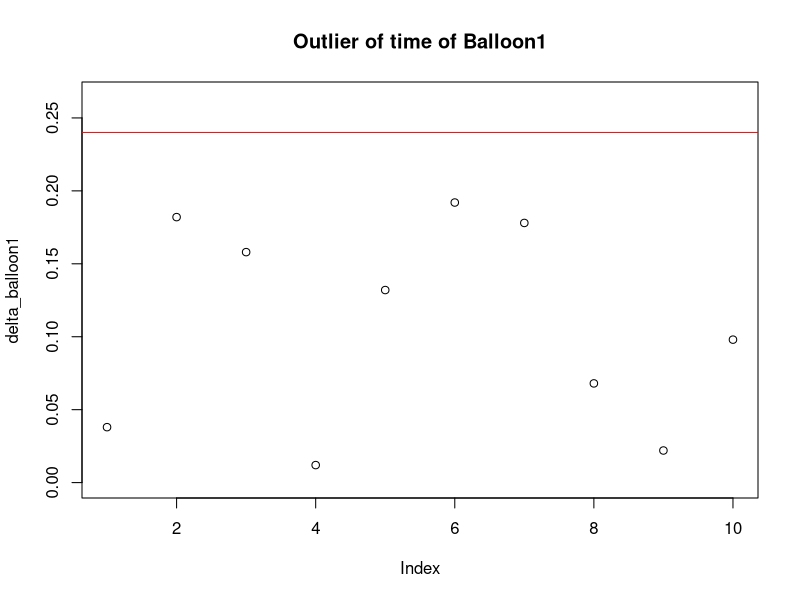
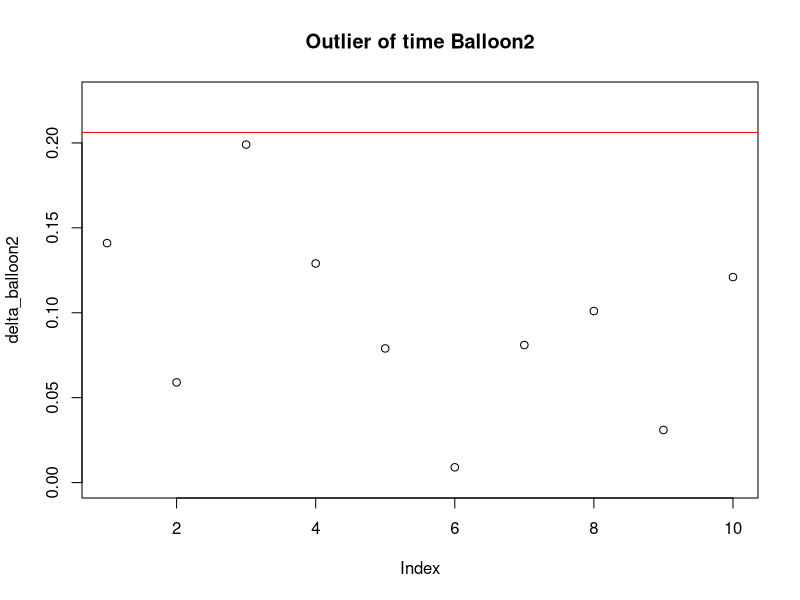
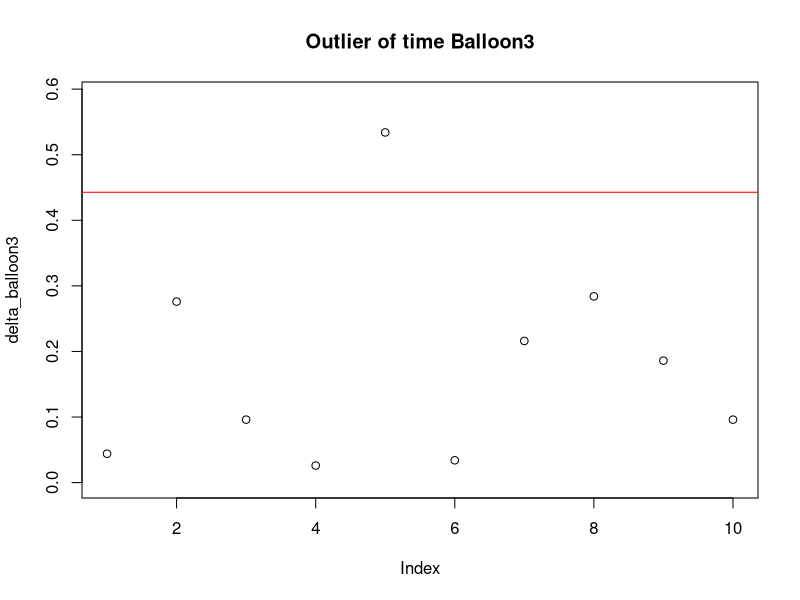

Recreate these plots in R, in order. (Note: this script raises an error after producing the figures.)
 # we firstly apply modified thompson tau approach to remove the outliers of the time dataset of each balloon
P <- 0.95
# for balloon1
Time_balloon1 <-c(4.92,5.14,4.80,4.97,5.09,5.15,4.78,4.89,4.98,4.86)
N_balloon1 <-length(Time_balloon1)
t_balloon1 <-qt(p=(1+P)/2,df= N_balloon1-2)
tau_balloon1 <- t_balloon1*(N_balloon1-1)/(sqrt(N_balloon1)*sqrt(N_balloon1-2+ t_balloon1^2))
deltaMax_balloon1 <- tau_balloon1*sd(Time_balloon1)
delta_balloon1 <- abs(Time_balloon1-mean(Time_balloon1))
quartz(w=5.5,h=5.5)
plot(delta_balloon1,ylim=c(0,1.1*max(c(delta_balloon1, deltaMax_balloon1))),main='Outlier of time of Balloon1')
abline(h= deltaMax_balloon1,col="red")
# then we subset the outlier for balloon 1
Time_balloon1<-subset(Time_balloon1, delta_balloon1 <deltaMax_balloon1)
# for balloon2
Time_balloon2 <-c(5.47,5.67,5.81,5.74,5.69,5.62,5.53,5.51,5.58,5.49)
N_balloon2 <-length(Time_balloon2)
t_balloon2 <-qt(p=(1+P)/2,df= N_balloon2-2)
tau_balloon2 <- t_balloon2*(N_balloon2-1)/(sqrt(N_balloon2)*sqrt(N_balloon2-2+ t_balloon2^2))
deltaMax_balloon2 <- tau_balloon2*sd(Time_balloon2)
delta_balloon2 <- abs(Time_balloon2-mean(Time_balloon2))
quartz(w=5.5,h=5.5)
plot(delta_balloon2,ylim=c(0,1.1*max(c(delta_balloon2, deltaMax_balloon2))),main='Outlier of time Balloon2')
abline(h= deltaMax_balloon2,col="red")
# then we subset the outlier for balloon 2
Time_balloon2<-subset(Time_balloon2, delta_balloon2 <deltaMax_balloon2)
# for balloon3
Time_balloon3 <-c(5.78,5.46,5.64,5.71,6.27,5.77,5.52,6.02,5.55,5.64)
N_balloon3 <-length(Time_balloon3)
t_balloon3 <-qt(p=(1+P)/2,df= N_balloon3-2)
tau_balloon3 <- t_balloon3*(N_balloon3-1)/(sqrt(N_balloon3)*sqrt(N_balloon3-2+ t_balloon3^2))
deltaMax_balloon3 <- tau_balloon3*sd(Time_balloon3)
delta_balloon3 <- abs(Time_balloon3-mean(Time_balloon3))
quartz(w=5.5,h=5.5)
plot(delta_balloon3,ylim=c(0,1.1*max(c(delta_balloon3, deltaMax_balloon3))),main='Outlier of time Balloon3')
abline(h= deltaMax_balloon3,col="red")
# then we subset the outlier for balloon 3
Time_balloon3<-subset(Time_balloon3, delta_balloon3 <deltaMax_balloon3)

# now we calculate the mean and standard deviation for the time of each balloon
t_balloon1<-mean(Time_balloon1) #unit:s
s_balloon1<-sd(Time_balloon1)
t_balloon2<-mean(Time_balloon2) #unit:s
s_balloon2<-sd(Time_balloon2)
t_balloon3<-mean(Time_balloon3) #unit:s
s_balloon3<-sd(Time_balloon3)

# standard uncertainty of time
u_t_balloon1<- s_balloon1
u_t_balloon2<- s_balloon2
u_t_balloon3<- s_balloon3

# standard uncertainty of height
# the s_height is 0.025 cm and the beta_height is 0.01cm
s_height<- 0.025/100 #unit:m
b_height<- 0.01/2/100 #unit:m
u_height<- sqrt(s_height^2+b_height^2)

# standard uncertainty of diameter of each balloon
# each s_d_balloon is 0.025 cm and each beta_d_balloon is 0.01 cm
s_d_balloon1<- 0.025/100 #unit:m
b_d_balloon1 <- 0.01/2/100 #unit:m
u_d_balloon1 <- sqrt(s_d_balloon1 ^2+ b_d_balloon1 ^2)
u_d_balloon2 <- u_d_balloon1
u_d_balloon3 <- u_d_balloon1

# standard uncertainty of mass of each balloon
# each s_m_balloon is 0 g and each beta_d_balloon is 0.02g
s_m_balloon1<- 0
s_m_balloon2<- 0
s_m_balloon3<- 0
b_m_balloon1<- 0.02/2/1000 #unit:kg
b_m_balloon2<-  0.02/2/1000 #unit:kg
b_m_balloon3<-  0.02/2/1000 #unit:kg
u_m_balloon1 <- sqrt(s_m_balloon1 ^2+ b_m_balloon1 ^2)
u_m_balloon2 <- u_m_balloon1
u_m_balloon3 <- u_m_balloon1

#####Uncertainty Interval of total force#####
### Taylor Series ###
print('Using Taylor Series Approach')
g<-9.8 #gravity acceleration
constant<-0.3039
# for balloon 1, standard uncertainty of the force is
d_exp<- (25/100) #unit:m
h_exp<- (440.5/100) #unit:m
t_exp<-t_balloon1
m_exp<-2/1000 #unit:kg
theta_d<- -constant*2*d_exp*(h_exp^2)/(t_exp^2)
theta_h<- -constant*2*(d_exp^2)*(h_exp)/(t_exp^2)
theta_t<- constant*2*(d_exp^2)*(h_exp^2)/(t_exp^3)
theta_m<-9.8
u_f_total_balloon1<-sqrt(theta_d^2*u_d_balloon1^2+theta_h^2*u_height^2+theta_t^2*u_t_balloon1^2+theta_m^2*u_m_balloon1^2) 
U_f_total_balloon1<-2* u_f_total_balloon1
f_total_balloon1<-m_exp*g-constant*(d_exp^2)*(h_exp^2)/(t_exp^2)
print(paste0('The 95% Uncertainty Interval of balloon 1 (d=25cm): ', f_total_balloon1,'±', U_f_total_balloon1,' (N)'))

# for balloon 2, standard uncertainty of the force is
d_exp<- (28/100) #unit:m
h_exp<- (440.5/100) #unit:m
t_exp<-t_balloon1
m_exp<-2.5/1000 #unit:kg
theta_d<- -constant*2*d_exp*(h_exp^2)/(t_exp^2)
theta_h<- -constant*2*(d_exp^2)*(h_exp)/(t_exp^2)
theta_t<- constant*2*(d_exp^2)*(h_exp^2)/(t_exp^3)
theta_m<-9.8
u_f_total_balloon2<-sqrt(theta_d^2*u_d_balloon2^2+theta_h^2*u_height^2+theta_t^2*u_t_balloon2^2+theta_m^2*u_m_balloon2^2) 
U_f_total_balloon2<-2* u_f_total_balloon2
f_total_balloon2<-m_exp*g-constant*(d_exp^2)*(h_exp^2)/(t_exp^2)
print(paste0('The 95% Uncertainty Interval of balloon 2 (d=28cm): ', f_total_balloon2,'±', U_f_total_balloon2,' (N)'))

# for balloon 3, standard uncertainty of the force is
d_exp<- (30/100) #unit:m
h_exp<- (440.5/100) #unit:m
t_exp<-t_balloon1
m_exp<-3/1000 #unit:kg
theta_d<- -constant*2*d_exp*(h_exp^2)/(t_exp^2)
theta_h<- -constant*2*(d_exp^2)*(h_exp)/(t_exp^2)
theta_t<- constant*2*(d_exp^2)*(h_exp^2)/(t_exp^3)
theta_m<-9.8
u_f_total_balloon3<-sqrt(theta_d^2*u_d_balloon3^2+theta_h^2*u_height^2+theta_t^2*u_t_balloon3^2+theta_m^2*u_m_balloon3^2) 
U_f_total_balloon3<-2* u_f_total_balloon3
f_total_balloon3<-m_exp*g-constant*(d_exp^2)*(h_exp^2)/(t_exp^2)
print(paste0('The 95% Uncertainty Interval of balloon 3 (d=30cm): ', f_total_balloon3,'±', U_f_total_balloon3,' (N)'))

# we now calculate the relative uncertainty
print(paste0('The 95% Relative Uncertainty of balloon 1 (d=25cm): ', U_f_total_balloon1/f_total_balloon1*100,' (%)'))
print(paste0('The 95% Relative Uncertainty of balloon 2 (d=28cm): ', U_f_total_balloon2/f_total_balloon2*100,' (%)'))
print(paste0('The 95% Relative Uncertainty of balloon 3 (d=30cm): ', U_f_total_balloon3/f_total_balloon3*100,' (%)'))

### Monte Carlo Method ###
print('---------------------------------------------------------------------------------------------')
print('Using Monte Carlo Approach')
# for balloon 1, standard uncertainty of the force is
set.seed(100)
M<-1e6
P<-0.95
h_mc<- rnorm(n=M,mean=440.5/100,sd= u_height)
m_mc<- rnorm(n=M,mean=2/1000,sd= u_m_balloon1)
d_mc<- rnorm(n=M,mean=25/100,sd= u_d_balloon1)
t_mc<- rnorm(n=M,mean=t_balloon1,sd= u_t_balloon1)
MC_f_total_balloon1<- m_mc*g-constant*(h_mc^2)*(d_mc^2)/(t_mc)^2
Pmin<- (1-P)/2
Pmax<- (1+P)/2
MC_f_total_balloon1_UI<-quantile(MC_f_total_balloon1,probs=c(Pmin,Pmax))
bar1<- (as.numeric(MC_f_total_balloon1_UI[1])+as.numeric(MC_f_total_balloon1_UI[2]))/2
u1<- bar1-as.numeric(MC_f_total_balloon1_UI[1])
print(paste0('The 95% Uncertainty Interval of balloon 1 (d=25cm): ',bar,'±', u,' (N)'))

# for balloon 2, standard uncertainty of the force is
M<-1e6
P<-0.95
h_mc<- rnorm(n=M,mean=440.5/100,sd= u_height)
m_mc<- rnorm(n=M,mean=2.5/1000,sd= u_m_balloon1)
d_mc<- rnorm(n=M,mean=28/100,sd= u_d_balloon1)
t_mc<- rnorm(n=M,mean=t_balloon1,sd= u_t_balloon1)
MC_f_total_balloon2<- m_mc*g-constant*(h_mc^2)*(d_mc^2)/(t_mc)^2
Pmin<- (1-P)/2
Pmax<- (1+P)/2
MC_f_total_balloon2_UI<-quantile(MC_f_total_balloon2,probs=c(Pmin,Pmax))
bar2<- (as.numeric(MC_f_total_balloon2_UI[1])+as.numeric(MC_f_total_balloon2_UI[2]))/2
u2<- bar2-as.numeric(MC_f_total_balloon2_UI[1])
print(paste0('The 95% Uncertainty Interval of balloon 2 (d=28cm): ',bar,'±', u,' (N)'))

# for balloon 3, standard uncertainty of the force is
M<-1e6
P<-0.95
h_mc<- rnorm(n=M,mean=440.5/100,sd= u_height)
m_mc<- rnorm(n=M,mean=3/1000,sd= u_m_balloon1)
d_mc<- rnorm(n=M,mean=30/100,sd= u_d_balloon1)
t_mc<- rnorm(n=M,mean=t_balloon1,sd= u_t_balloon1)
MC_f_total_balloon3<- m_mc*g-constant*(h_mc^2)*(d_mc^2)/(t_mc)^2
Pmin<- (1-P)/2
Pmax<- (1+P)/2
MC_f_total_balloon3_UI<-quantile(MC_f_total_balloon3,probs=c(Pmin,Pmax))
bar3<- (as.numeric(MC_f_total_balloon3_UI[1])+as.numeric(MC_f_total_balloon3_UI[2]))/2
u3<- bar3-as.numeric(MC_f_total_balloon3_UI[1])
print(paste0('The 95% Uncertainty Interval of balloon 3 (d=30cm): ',bar,'±', u,' (N)'))

# we now calculate the relative uncertainty
print(paste0('The 95% Relative Uncertainty of balloon 1 (d=25cm): ', u1/bar1*100,' (%)'))
print(paste0('The 95% Relative Uncertainty of balloon 2 (d=28cm): ', u2/bar2*100,' (%)'))
print(paste0('The 95% Relative Uncertainty of balloon 3 (d=30cm): ', u3/bar3*100,' (%)'))
#####Balance Check with the law of conservation#####
print('---------------------------------------------------------------------------------------------')
print('Balance Check')
# for balloon 1
Theoretical_balloon1<- 0.002*(2*4.405)/(t_balloon1)^2
abs_balloon1<- abs(Theoretical_balloon1-f_total_balloon1)
print(paste0('for balloon1, abs(F_theorectical-F_experiment), ',abs_balloon1))
print(paste0('for balloon1, expanded uncertainty, ', U_f_total_balloon1))
if (abs_balloon1<U_f_total_balloon1){print('The total force of the balloon 1 is conserved')}else{print('The total force of the balloon 1 is not conserved')}
print('')
# for balloon 2
Theoretical_balloon2<- 0.0025*(2*4.405)/(t_balloon2)^2
abs_balloon2<- abs(Theoretical_balloon2-f_total_balloon2)
print(paste0('for balloon2, abs(F_theorectical-F_experiment), ',abs_balloon2))
print(paste0('for balloon2, expanded uncertainty, ', U_f_total_balloon2))
if (abs_balloon2<U_f_total_balloon2){print('The total force of the balloon 2 is conserved')}else{print('The total force of the balloon 2 is not conserved')}
print('')
# for balloon 3
Theoretical_balloon3<- 0.003*(2*4.405)/(t_balloon3)^2
abs_balloon3<- abs(Theoretical_balloon3-f_total_balloon3)
print(paste0('for balloon3, abs(F_theorectical-F_experiment), ',abs_balloon3))
print(paste0('for balloon3, expanded uncertainty, ', U_f_total_balloon3))
if (abs_balloon3<U_f_total_balloon3){print('The total force of the balloon 3 is conserved')}else{print('The total force of the balloon 3 is not conserved')}
